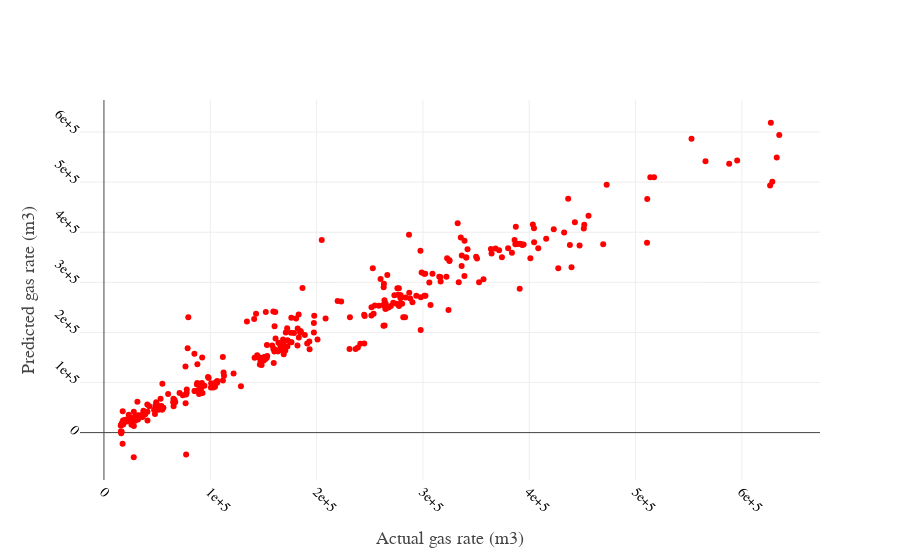

The notebook cell this image was saved under:
### Code cell
y_pred_lgb = scaler_y.inverse_transform(model_lgb.predict(x_test).reshape(-1,1))
trace1 = go.Scatter(x = y_act.reshape(-1,),
                    y = y_pred_lgb.reshape(-1,),
                   name = "Actual",
                   mode = 'markers',
                   line=dict(width=10),
                   marker = dict(color = 'rgb(255,0,0)'))
data = [trace1]
layout = go.Layout(
    xaxis=dict(
        title='Actual gas rate (m3)',
        titlefont=dict(
            family='Arial, sans-serif',
            size=18,
            #color='lightgrey'
        ),
        showticklabels=True,
        tickangle=45,
        tickfont=dict(
            family='Old Standard TT, serif',
            size=14,
            color='black'
        ),
        exponentformat='e',
        showexponent='all'
    ),
    yaxis=dict(
        title='Predicted gas rate (m3)',
        titlefont=dict(
            family='Arial, sans-serif',
            size=18,
            #color='lightgrey'
        ),
        showticklabels=True,
        tickangle=45,
        tickfont=dict(
            family='Old Standard TT, serif',
            size=14,
            color='black'
        ),
        exponentformat='e',
        showexponent='all'
    )
)
fig = go.Figure(data=data, layout = layout)
py.iplot(fig)

### Figure 1 — Plotly figure (JSON) as saved in the notebook; plotly's stock layout.template omitted (floating-point values rounded to 4 significant figures; data arrays with more than 128 entries replaced by an {"elided": "..."} marker saying what was removed)
{"data": [{"line": {"width": 10}, "marker": {"color": "rgb(255,0,0)"}, "mode": "markers", "name": "Actual", "type": "scatter", "uid": "3b04b36b-afbe-439c-a379-90049c278b40", "x": {"elided": "355 float values"}, "y": {"elided": "355 float values"}}], "layout": {"xaxis": {"exponentformat": "e", "showexponent": "all", "showticklabels": true, "tickangle": 45, "tickfont": {"color": "black", "family": "Old Standard TT, serif", "size": 14}, "title": {"font": {"family": "Arial, sans-serif", "size": 18}, "text": "Actual gas rate (m3)"}}, "yaxis": {"exponentformat": "e", "showexponent": "all", "showticklabels": true, "tickangle": 45, "tickfont": {"color": "black", "family": "Old Standard TT, serif", "size": 14}, "title": {"font": {"family": "Arial, sans-serif", "size": 18}, "text": "Predicted gas rate (m3)"}}}}
